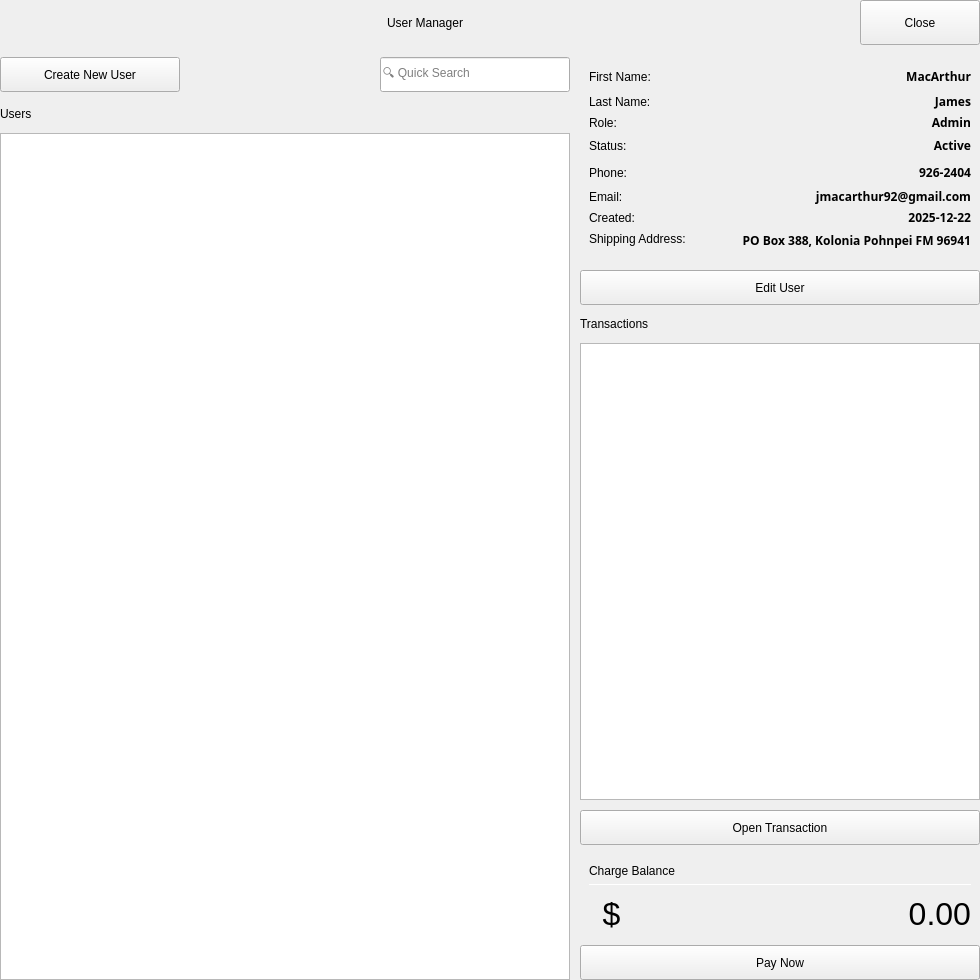
<?xml version="1.0" encoding="UTF-8"?>
<ui version="4.0">
 <class>UserManagerWindow</class>
 <widget class="QWidget" name="UserManagerWindow">
  <property name="geometry">
   <rect>
    <x>0</x>
    <y>0</y>
    <width>980</width>
    <height>980</height>
   </rect>
  </property>
  <property name="minimumSize">
   <size>
    <width>980</width>
    <height>980</height>
   </size>
  </property>
  <property name="windowTitle">
   <string>User Manager</string>
  </property>
  <property name="windowIcon">
   <iconset resource="../assets/images/icons.qrc">
    <normaloff>:/Icons/user.svg</normaloff>:/Icons/user.svg</iconset>
  </property>
  <property name="styleSheet">
   <string notr="true"/>
  </property>
  <layout class="QVBoxLayout" name="verticalLayout_10">
   <property name="spacing">
    <number>10</number>
   </property>
   <property name="leftMargin">
    <number>0</number>
   </property>
   <property name="topMargin">
    <number>0</number>
   </property>
   <property name="rightMargin">
    <number>0</number>
   </property>
   <property name="bottomMargin">
    <number>0</number>
   </property>
   <item>
    <widget class="QWidget" name="wd_page_header" native="true">
     <property name="minimumSize">
      <size>
       <width>0</width>
       <height>45</height>
      </size>
     </property>
     <layout class="QHBoxLayout" name="horizontalLayout">
      <property name="spacing">
       <number>10</number>
      </property>
      <property name="leftMargin">
       <number>0</number>
      </property>
      <property name="topMargin">
       <number>0</number>
      </property>
      <property name="rightMargin">
       <number>0</number>
      </property>
      <property name="bottomMargin">
       <number>0</number>
      </property>
      <item>
       <widget class="QLabel" name="lb_page_title">
        <property name="text">
         <string>User Manager</string>
        </property>
        <property name="alignment">
         <set>Qt::AlignmentFlag::AlignCenter</set>
        </property>
       </widget>
      </item>
      <item>
       <widget class="QPushButton" name="pb_close_page">
        <property name="minimumSize">
         <size>
          <width>0</width>
          <height>45</height>
         </size>
        </property>
        <property name="maximumSize">
         <size>
          <width>120</width>
          <height>16777215</height>
         </size>
        </property>
        <property name="text">
         <string>Close</string>
        </property>
        <property name="icon">
         <iconset resource="../assets/images/icons.qrc">
          <normaloff>:/Icons/close_white.svg</normaloff>:/Icons/close_white.svg</iconset>
        </property>
        <property name="iconSize">
         <size>
          <width>18</width>
          <height>18</height>
         </size>
        </property>
       </widget>
      </item>
     </layout>
    </widget>
   </item>
   <item>
    <widget class="QWidget" name="wd_page_content" native="true">
     <layout class="QHBoxLayout" name="horizontalLayout_7">
      <property name="spacing">
       <number>10</number>
      </property>
      <property name="leftMargin">
       <number>0</number>
      </property>
      <property name="topMargin">
       <number>0</number>
      </property>
      <property name="rightMargin">
       <number>0</number>
      </property>
      <property name="bottomMargin">
       <number>0</number>
      </property>
      <item>
       <widget class="QWidget" name="wd_content_main" native="true">
        <layout class="QVBoxLayout" name="verticalLayout_9">
         <property name="spacing">
          <number>10</number>
         </property>
         <property name="leftMargin">
          <number>0</number>
         </property>
         <property name="topMargin">
          <number>0</number>
         </property>
         <property name="rightMargin">
          <number>0</number>
         </property>
         <property name="bottomMargin">
          <number>0</number>
         </property>
         <item>
          <widget class="QWidget" name="wd_search_section" native="true">
           <property name="minimumSize">
            <size>
             <width>0</width>
             <height>40</height>
            </size>
           </property>
           <property name="maximumSize">
            <size>
             <width>16777215</width>
             <height>40</height>
            </size>
           </property>
           <layout class="QHBoxLayout" name="horizontalLayout_3">
            <property name="spacing">
             <number>10</number>
            </property>
            <property name="leftMargin">
             <number>0</number>
            </property>
            <property name="topMargin">
             <number>0</number>
            </property>
            <property name="rightMargin">
             <number>0</number>
            </property>
            <property name="bottomMargin">
             <number>0</number>
            </property>
            <item>
             <widget class="QPushButton" name="pb_create_user">
              <property name="minimumSize">
               <size>
                <width>180</width>
                <height>35</height>
               </size>
              </property>
              <property name="maximumSize">
               <size>
                <width>180</width>
                <height>35</height>
               </size>
              </property>
              <property name="text">
               <string>Create New User</string>
              </property>
              <property name="icon">
               <iconset resource="../assets/images/icons.qrc">
                <normaloff>:/Icons/add_white.svg</normaloff>:/Icons/add_white.svg</iconset>
              </property>
              <property name="iconSize">
               <size>
                <width>18</width>
                <height>18</height>
               </size>
              </property>
             </widget>
            </item>
            <item>
             <spacer name="horizontalSpacer">
              <property name="orientation">
               <enum>Qt::Orientation::Horizontal</enum>
              </property>
              <property name="sizeHint" stdset="0">
               <size>
                <width>40</width>
                <height>20</height>
               </size>
              </property>
             </spacer>
            </item>
            <item>
             <widget class="QLineEdit" name="le_search_user">
              <property name="minimumSize">
               <size>
                <width>140</width>
                <height>35</height>
               </size>
              </property>
              <property name="maximumSize">
               <size>
                <width>240</width>
                <height>35</height>
               </size>
              </property>
              <property name="placeholderText">
               <string>🔍 Quick Search</string>
              </property>
             </widget>
            </item>
           </layout>
          </widget>
         </item>
         <item>
          <widget class="QWidget" name="wd_table_section" native="true">
           <layout class="QVBoxLayout" name="verticalLayout">
            <property name="spacing">
             <number>10</number>
            </property>
            <property name="leftMargin">
             <number>0</number>
            </property>
            <property name="topMargin">
             <number>0</number>
            </property>
            <property name="rightMargin">
             <number>0</number>
            </property>
            <property name="bottomMargin">
             <number>0</number>
            </property>
            <item>
             <widget class="QLabel" name="lb_user_table">
              <property name="minimumSize">
               <size>
                <width>0</width>
                <height>18</height>
               </size>
              </property>
              <property name="maximumSize">
               <size>
                <width>16777215</width>
                <height>18</height>
               </size>
              </property>
              <property name="text">
               <string>Users</string>
              </property>
             </widget>
            </item>
            <item>
             <widget class="QTableView" name="tbl_users"/>
            </item>
           </layout>
          </widget>
         </item>
        </layout>
       </widget>
      </item>
      <item>
       <widget class="QWidget" name="wd_content_side" native="true">
        <property name="minimumSize">
         <size>
          <width>400</width>
          <height>0</height>
         </size>
        </property>
        <property name="maximumSize">
         <size>
          <width>400</width>
          <height>16777215</height>
         </size>
        </property>
        <layout class="QVBoxLayout" name="verticalLayout_8">
         <property name="spacing">
          <number>10</number>
         </property>
         <property name="leftMargin">
          <number>0</number>
         </property>
         <property name="topMargin">
          <number>0</number>
         </property>
         <property name="rightMargin">
          <number>0</number>
         </property>
         <property name="bottomMargin">
          <number>0</number>
         </property>
         <item>
          <widget class="QWidget" name="wd_detail_view" native="true">
           <property name="minimumSize">
            <size>
             <width>0</width>
             <height>250</height>
            </size>
           </property>
           <property name="maximumSize">
            <size>
             <width>16777215</width>
             <height>250</height>
            </size>
           </property>
           <layout class="QVBoxLayout" name="verticalLayout_6">
            <property name="spacing">
             <number>10</number>
            </property>
            <property name="leftMargin">
             <number>0</number>
            </property>
            <property name="topMargin">
             <number>0</number>
            </property>
            <property name="rightMargin">
             <number>0</number>
            </property>
            <property name="bottomMargin">
             <number>0</number>
            </property>
            <item>
             <widget class="QWidget" name="wd_detail_labels" native="true">
              <property name="minimumSize">
               <size>
                <width>0</width>
                <height>0</height>
               </size>
              </property>
              <property name="maximumSize">
               <size>
                <width>16777215</width>
                <height>16777215</height>
               </size>
              </property>
              <layout class="QVBoxLayout" name="verticalLayout_2">
               <item>
                <layout class="QHBoxLayout" name="horizontalLayout_2">
                 <item>
                  <widget class="QLabel" name="lb_first_name">
                   <property name="minimumSize">
                    <size>
                     <width>120</width>
                     <height>25</height>
                    </size>
                   </property>
                   <property name="maximumSize">
                    <size>
                     <width>120</width>
                     <height>25</height>
                    </size>
                   </property>
                   <property name="text">
                    <string>First Name:</string>
                   </property>
                  </widget>
                 </item>
                 <item>
                  <widget class="QLabel" name="lb_first_name_val">
                   <property name="minimumSize">
                    <size>
                     <width>0</width>
                     <height>25</height>
                    </size>
                   </property>
                   <property name="maximumSize">
                    <size>
                     <width>16777215</width>
                     <height>25</height>
                    </size>
                   </property>
                   <property name="font">
                    <font>
                     <family>Lexend</family>
                     <pointsize>9</pointsize>
                     <bold>true</bold>
                    </font>
                   </property>
                   <property name="text">
                    <string>MacArthur</string>
                   </property>
                   <property name="alignment">
                    <set>Qt::AlignmentFlag::AlignRight|Qt::AlignmentFlag::AlignTrailing|Qt::AlignmentFlag::AlignVCenter</set>
                   </property>
                  </widget>
                 </item>
                </layout>
               </item>
               <item>
                <layout class="QHBoxLayout" name="horizontalLayout_4">
                 <item>
                  <widget class="QLabel" name="lb_last_name">
                   <property name="minimumSize">
                    <size>
                     <width>120</width>
                     <height>25</height>
                    </size>
                   </property>
                   <property name="maximumSize">
                    <size>
                     <width>120</width>
                     <height>25</height>
                    </size>
                   </property>
                   <property name="text">
                    <string>Last Name:</string>
                   </property>
                  </widget>
                 </item>
                 <item>
                  <widget class="QLabel" name="lb_last_name_val">
                   <property name="minimumSize">
                    <size>
                     <width>0</width>
                     <height>25</height>
                    </size>
                   </property>
                   <property name="maximumSize">
                    <size>
                     <width>16777215</width>
                     <height>25</height>
                    </size>
                   </property>
                   <property name="font">
                    <font>
                     <family>Lexend</family>
                     <pointsize>9</pointsize>
                     <bold>true</bold>
                    </font>
                   </property>
                   <property name="text">
                    <string>James</string>
                   </property>
                   <property name="alignment">
                    <set>Qt::AlignmentFlag::AlignRight|Qt::AlignmentFlag::AlignTrailing|Qt::AlignmentFlag::AlignVCenter</set>
                   </property>
                  </widget>
                 </item>
                </layout>
               </item>
               <item>
                <layout class="QHBoxLayout" name="horizontalLayout_10">
                 <item>
                  <widget class="QLabel" name="lb_role">
                   <property name="minimumSize">
                    <size>
                     <width>120</width>
                     <height>0</height>
                    </size>
                   </property>
                   <property name="maximumSize">
                    <size>
                     <width>120</width>
                     <height>16777215</height>
                    </size>
                   </property>
                   <property name="text">
                    <string>Role:</string>
                   </property>
                  </widget>
                 </item>
                 <item>
                  <widget class="QLabel" name="lb_role_val">
                   <property name="font">
                    <font>
                     <family>Lexend</family>
                     <bold>true</bold>
                    </font>
                   </property>
                   <property name="text">
                    <string>Admin</string>
                   </property>
                   <property name="alignment">
                    <set>Qt::AlignmentFlag::AlignRight|Qt::AlignmentFlag::AlignTrailing|Qt::AlignmentFlag::AlignVCenter</set>
                   </property>
                  </widget>
                 </item>
                </layout>
               </item>
               <item>
                <layout class="QHBoxLayout" name="horizontalLayout_11">
                 <item>
                  <widget class="QLabel" name="lb_status">
                   <property name="minimumSize">
                    <size>
                     <width>120</width>
                     <height>0</height>
                    </size>
                   </property>
                   <property name="maximumSize">
                    <size>
                     <width>120</width>
                     <height>16777215</height>
                    </size>
                   </property>
                   <property name="text">
                    <string>Status:</string>
                   </property>
                  </widget>
                 </item>
                 <item>
                  <widget class="QLabel" name="lb_status_val">
                   <property name="font">
                    <font>
                     <family>Lexend</family>
                     <bold>true</bold>
                    </font>
                   </property>
                   <property name="text">
                    <string>Active</string>
                   </property>
                   <property name="alignment">
                    <set>Qt::AlignmentFlag::AlignRight|Qt::AlignmentFlag::AlignTrailing|Qt::AlignmentFlag::AlignVCenter</set>
                   </property>
                  </widget>
                 </item>
                </layout>
               </item>
               <item>
                <layout class="QHBoxLayout" name="horizontalLayout_5">
                 <item>
                  <widget class="QLabel" name="lb_phone">
                   <property name="minimumSize">
                    <size>
                     <width>120</width>
                     <height>25</height>
                    </size>
                   </property>
                   <property name="maximumSize">
                    <size>
                     <width>120</width>
                     <height>25</height>
                    </size>
                   </property>
                   <property name="text">
                    <string>Phone:</string>
                   </property>
                  </widget>
                 </item>
                 <item>
                  <widget class="QLabel" name="lb_phone_val">
                   <property name="minimumSize">
                    <size>
                     <width>0</width>
                     <height>25</height>
                    </size>
                   </property>
                   <property name="maximumSize">
                    <size>
                     <width>16777215</width>
                     <height>25</height>
                    </size>
                   </property>
                   <property name="font">
                    <font>
                     <family>Lexend</family>
                     <pointsize>9</pointsize>
                     <bold>true</bold>
                    </font>
                   </property>
                   <property name="text">
                    <string>926-2404</string>
                   </property>
                   <property name="alignment">
                    <set>Qt::AlignmentFlag::AlignRight|Qt::AlignmentFlag::AlignTrailing|Qt::AlignmentFlag::AlignVCenter</set>
                   </property>
                  </widget>
                 </item>
                </layout>
               </item>
               <item>
                <layout class="QHBoxLayout" name="horizontalLayout_8">
                 <item>
                  <widget class="QLabel" name="lb_email">
                   <property name="minimumSize">
                    <size>
                     <width>120</width>
                     <height>25</height>
                    </size>
                   </property>
                   <property name="maximumSize">
                    <size>
                     <width>120</width>
                     <height>25</height>
                    </size>
                   </property>
                   <property name="text">
                    <string>Email:</string>
                   </property>
                  </widget>
                 </item>
                 <item>
                  <widget class="QLabel" name="lb_email_val">
                   <property name="minimumSize">
                    <size>
                     <width>0</width>
                     <height>25</height>
                    </size>
                   </property>
                   <property name="maximumSize">
                    <size>
                     <width>16777215</width>
                     <height>25</height>
                    </size>
                   </property>
                   <property name="font">
                    <font>
                     <family>Lexend</family>
                     <pointsize>9</pointsize>
                     <bold>true</bold>
                    </font>
                   </property>
                   <property name="text">
                    <string>jmacarthur92@gmail.com</string>
                   </property>
                   <property name="alignment">
                    <set>Qt::AlignmentFlag::AlignRight|Qt::AlignmentFlag::AlignTrailing|Qt::AlignmentFlag::AlignVCenter</set>
                   </property>
                  </widget>
                 </item>
                </layout>
               </item>
               <item>
                <layout class="QHBoxLayout" name="horizontalLayout_12">
                 <item>
                  <widget class="QLabel" name="lb_created">
                   <property name="minimumSize">
                    <size>
                     <width>120</width>
                     <height>0</height>
                    </size>
                   </property>
                   <property name="maximumSize">
                    <size>
                     <width>120</width>
                     <height>16777215</height>
                    </size>
                   </property>
                   <property name="text">
                    <string>Created:</string>
                   </property>
                  </widget>
                 </item>
                 <item>
                  <widget class="QLabel" name="lb_created_val">
                   <property name="font">
                    <font>
                     <family>Lexend</family>
                     <bold>true</bold>
                    </font>
                   </property>
                   <property name="text">
                    <string>2025-12-22</string>
                   </property>
                   <property name="alignment">
                    <set>Qt::AlignmentFlag::AlignRight|Qt::AlignmentFlag::AlignTrailing|Qt::AlignmentFlag::AlignVCenter</set>
                   </property>
                  </widget>
                 </item>
                </layout>
               </item>
               <item>
                <layout class="QHBoxLayout" name="horizontalLayout_9">
                 <item>
                  <widget class="QLabel" name="lb_address">
                   <property name="minimumSize">
                    <size>
                     <width>120</width>
                     <height>50</height>
                    </size>
                   </property>
                   <property name="maximumSize">
                    <size>
                     <width>120</width>
                     <height>50</height>
                    </size>
                   </property>
                   <property name="text">
                    <string>Shipping Address:</string>
                   </property>
                   <property name="alignment">
                    <set>Qt::AlignmentFlag::AlignLeading|Qt::AlignmentFlag::AlignLeft|Qt::AlignmentFlag::AlignTop</set>
                   </property>
                  </widget>
                 </item>
                 <item>
                  <widget class="QLabel" name="lb_address_val">
                   <property name="minimumSize">
                    <size>
                     <width>0</width>
                     <height>50</height>
                    </size>
                   </property>
                   <property name="maximumSize">
                    <size>
                     <width>16777215</width>
                     <height>50</height>
                    </size>
                   </property>
                   <property name="font">
                    <font>
                     <family>Lexend</family>
                     <pointsize>9</pointsize>
                     <bold>true</bold>
                    </font>
                   </property>
                   <property name="text">
                    <string>PO Box 388, Kolonia Pohnpei FM 96941</string>
                   </property>
                   <property name="alignment">
                    <set>Qt::AlignmentFlag::AlignRight|Qt::AlignmentFlag::AlignTop|Qt::AlignmentFlag::AlignTrailing</set>
                   </property>
                   <property name="wordWrap">
                    <bool>true</bool>
                   </property>
                  </widget>
                 </item>
                </layout>
               </item>
              </layout>
             </widget>
            </item>
            <item>
             <widget class="QPushButton" name="pb_edit_user">
              <property name="minimumSize">
               <size>
                <width>0</width>
                <height>35</height>
               </size>
              </property>
              <property name="text">
               <string>Edit User</string>
              </property>
              <property name="icon">
               <iconset resource="../assets/images/icons.qrc">
                <normaloff>:/Icons/edit_white.svg</normaloff>:/Icons/edit_white.svg</iconset>
              </property>
              <property name="iconSize">
               <size>
                <width>18</width>
                <height>18</height>
               </size>
              </property>
             </widget>
            </item>
           </layout>
          </widget>
         </item>
         <item>
          <widget class="QWidget" name="wd_transaction_list" native="true">
           <layout class="QVBoxLayout" name="verticalLayout_5">
            <property name="spacing">
             <number>10</number>
            </property>
            <property name="leftMargin">
             <number>0</number>
            </property>
            <property name="topMargin">
             <number>0</number>
            </property>
            <property name="rightMargin">
             <number>0</number>
            </property>
            <property name="bottomMargin">
             <number>0</number>
            </property>
            <item>
             <widget class="QWidget" name="wd_list_section" native="true">
              <layout class="QVBoxLayout" name="verticalLayout_3">
               <property name="spacing">
                <number>10</number>
               </property>
               <property name="leftMargin">
                <number>0</number>
               </property>
               <property name="topMargin">
                <number>0</number>
               </property>
               <property name="rightMargin">
                <number>0</number>
               </property>
               <property name="bottomMargin">
                <number>0</number>
               </property>
               <item>
                <widget class="QLabel" name="lb_transaction_list">
                 <property name="minimumSize">
                  <size>
                   <width>0</width>
                   <height>18</height>
                  </size>
                 </property>
                 <property name="maximumSize">
                  <size>
                   <width>16777215</width>
                   <height>18</height>
                  </size>
                 </property>
                 <property name="text">
                  <string>Transactions</string>
                 </property>
                </widget>
               </item>
               <item>
                <widget class="QListView" name="ls_transactions"/>
               </item>
              </layout>
             </widget>
            </item>
            <item>
             <widget class="QPushButton" name="pb_open_transaction">
              <property name="minimumSize">
               <size>
                <width>0</width>
                <height>35</height>
               </size>
              </property>
              <property name="maximumSize">
               <size>
                <width>16777215</width>
                <height>35</height>
               </size>
              </property>
              <property name="text">
               <string>Open Transaction</string>
              </property>
              <property name="icon">
               <iconset resource="../assets/images/icons.qrc">
                <normaloff>:/Icons/dollar_white.svg</normaloff>:/Icons/dollar_white.svg</iconset>
              </property>
              <property name="iconSize">
               <size>
                <width>18</width>
                <height>18</height>
               </size>
              </property>
             </widget>
            </item>
           </layout>
          </widget>
         </item>
         <item>
          <widget class="QWidget" name="wd_charge_view" native="true">
           <layout class="QVBoxLayout" name="verticalLayout_7">
            <property name="spacing">
             <number>0</number>
            </property>
            <property name="leftMargin">
             <number>0</number>
            </property>
            <property name="topMargin">
             <number>0</number>
            </property>
            <property name="rightMargin">
             <number>0</number>
            </property>
            <property name="bottomMargin">
             <number>0</number>
            </property>
            <item>
             <widget class="QWidget" name="widget_10" native="true">
              <layout class="QVBoxLayout" name="verticalLayout_4">
               <item>
                <widget class="QLabel" name="lb_charge_balance">
                 <property name="text">
                  <string>Charge Balance</string>
                 </property>
                </widget>
               </item>
               <item>
                <widget class="Line" name="line">
                 <property name="minimumSize">
                  <size>
                   <width>0</width>
                   <height>1</height>
                  </size>
                 </property>
                 <property name="maximumSize">
                  <size>
                   <width>16777215</width>
                   <height>1</height>
                  </size>
                 </property>
                 <property name="styleSheet">
                  <string notr="true">background-color: white;</string>
                 </property>
                 <property name="orientation">
                  <enum>Qt::Orientation::Horizontal</enum>
                 </property>
                </widget>
               </item>
               <item>
                <layout class="QHBoxLayout" name="horizontalLayout_6">
                 <item>
                  <widget class="QLabel" name="lb_dollar_sign">
                   <property name="minimumSize">
                    <size>
                     <width>45</width>
                     <height>45</height>
                    </size>
                   </property>
                   <property name="maximumSize">
                    <size>
                     <width>45</width>
                     <height>45</height>
                    </size>
                   </property>
                   <property name="styleSheet">
                    <string notr="true">font-size: 32px;</string>
                   </property>
                   <property name="text">
                    <string>$</string>
                   </property>
                   <property name="alignment">
                    <set>Qt::AlignmentFlag::AlignCenter</set>
                   </property>
                  </widget>
                 </item>
                 <item>
                  <widget class="QLabel" name="lb_charge_amount">
                   <property name="minimumSize">
                    <size>
                     <width>0</width>
                     <height>45</height>
                    </size>
                   </property>
                   <property name="maximumSize">
                    <size>
                     <width>16777215</width>
                     <height>45</height>
                    </size>
                   </property>
                   <property name="styleSheet">
                    <string notr="true">font-size: 32px;</string>
                   </property>
                   <property name="text">
                    <string>0.00</string>
                   </property>
                   <property name="alignment">
                    <set>Qt::AlignmentFlag::AlignRight|Qt::AlignmentFlag::AlignTrailing|Qt::AlignmentFlag::AlignVCenter</set>
                   </property>
                  </widget>
                 </item>
                </layout>
               </item>
              </layout>
             </widget>
            </item>
            <item>
             <widget class="QPushButton" name="pb_make_payment">
              <property name="minimumSize">
               <size>
                <width>0</width>
                <height>35</height>
               </size>
              </property>
              <property name="text">
               <string>Pay Now</string>
              </property>
             </widget>
            </item>
           </layout>
          </widget>
         </item>
        </layout>
       </widget>
      </item>
     </layout>
    </widget>
   </item>
  </layout>
 </widget>
 <resources>
  <include location="../assets/images/icons.qrc"/>
 </resources>
 <connections/>
</ui>
